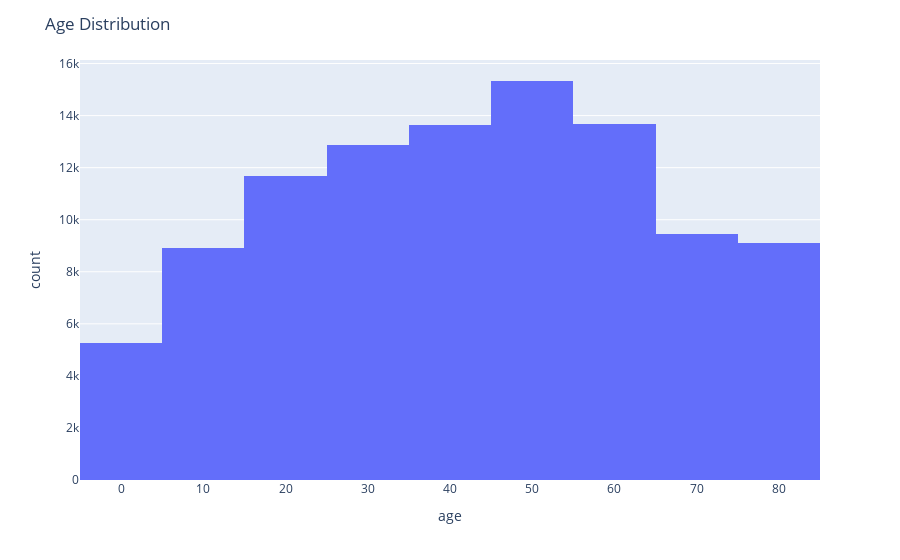

The code cell stored with this chart in its notebook:
### Code cell
import plotly.express as px

fig = px.histogram(df, x='age', nbins=10)
fig.update_layout(title='Age Distribution')

fig.show()

### Figure 1 — Plotly figure (JSON) as saved in the notebook; plotly's stock layout.template omitted (floating-point values rounded to 4 significant figures; data arrays with more than 128 entries replaced by an {"elided": "..."} marker saying what was removed)
{"data": [{"alignmentgroup": "True", "bingroup": "x", "hovertemplate": "age=%{x}<br>count=%{y}<extra></extra>", "legendgroup": "", "marker": {"color": "#636efa", "pattern": {"shape": ""}}, "name": "", "nbinsx": 10, "offsetgroup": "", "orientation": "v", "showlegend": false, "type": "histogram", "x": {"elided": "100000 float values"}, "xaxis": "x", "yaxis": "y"}], "layout": {"barmode": "relative", "legend": {"tracegroupgap": 0}, "margin": {"t": 60}, "title": {"text": "Age Distribution"}, "xaxis": {"anchor": "y", "domain": [0, 1], "title": {"text": "age"}}, "yaxis": {"anchor": "x", "domain": [0, 1], "title": {"text": "count"}}}}
